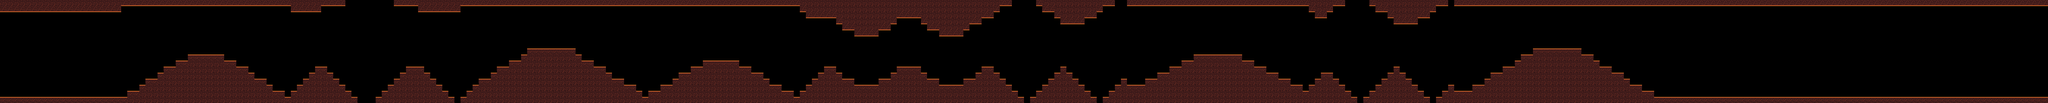

A level layout from a 2D game, rendered from its tile map. Below: a short description, then the map file with tile-grid data replaced by summaries:
An orthogonal 676x34 tile map with 8x8 px tiles, 2 tile layers (terrain, collision), 4 tilesets and 40 objects (5x checkpoint, path).

<map version="1.10" tiledversion="1.10.2" orientation="orthogonal" renderorder="right-down" width="676" height="34" tilewidth="8" tileheight="8" infinite="0" nextlayerid="6" nextobjectid="41">
 <properties>
  <property name="name" type="string" value="MAGMA RIDGE" />
  <property name="speed" type="float" value="52.0" />
  <property name="music" type="string" value="stg2.mid" />
  <property name="bossMusic" type="string" value="boss.mid" />
  <property name="background" type="string" value="bg1" />
 </properties>
 <tileset firstgid="1" source="collision.tsx" />
 <tileset firstgid="2" source="bricks.tsx" />
 <tileset firstgid="3" source="terrain.tsx" />
 <tileset firstgid="39" source="objects.tsx" />
 <layer id="1" name="terrain" width="676" height="34">
  <data>[22984 cells, 6988 non-empty, 12 distinct tile ids]</data>
 </layer>
 <layer id="2" name="collision" width="676" height="34" opacity="0.6">
  <data>[22984 cells, 0 non-empty, 0 distinct tile ids]</data>
 </layer>
 <objectgroup id="3" name="enemies">
  <object id="1" gid="1073741866" x="1072.0" y="32" width="16" height="16">
   <properties>
    <property name="drop" type="bool" value="true" />
    <property name="ceiling" type="bool" value="true" />
   </properties>
  </object>
  <object id="2" gid="39" x="1190.0" y="106.8" width="16" height="16">
   <properties>
    <property name="count" type="int" value="5" />
   </properties>
  </object>
  <object id="3" gid="39" x="1339.0" y="81.1" width="16" height="16">
   <properties>
    <property name="count" type="int" value="5" />
   </properties>
  </object>
  <object id="4" gid="42" x="1488.0" y="128" width="16" height="16" />
  <object id="5" gid="39" x="1591.0" y="71.1" width="16" height="16">
   <properties>
    <property name="count" type="int" value="5" />
   </properties>
  </object>
  <object id="6" gid="1073741866" x="1808.0" y="32" width="16" height="16">
   <properties>
    <property name="ceiling" type="bool" value="true" />
   </properties>
  </object>
  <object id="7" gid="1073741866" x="1888.0" y="32" width="16" height="16">
   <properties>
    <property name="drop" type="bool" value="true" />
    <property name="ceiling" type="bool" value="true" />
   </properties>
  </object>
  <object id="8" gid="39" x="2003.0" y="133.1" width="16" height="16">
   <properties>
    <property name="count" type="int" value="5" />
   </properties>
  </object>
  <object id="9" gid="39" x="2220.0" y="156.3" width="16" height="16">
   <properties>
    <property name="count" type="int" value="5" />
   </properties>
  </object>
  <object id="10" gid="40" x="2521.0" y="168.5" width="18" height="12">
   <properties>
    <property name="count" type="int" value="3" />
   </properties>
  </object>
  <object id="11" gid="1073741866" x="2704.0" y="16" width="16" height="16">
   <properties>
    <property name="drop" type="bool" value="true" />
    <property name="ceiling" type="bool" value="true" />
   </properties>
  </object>
  <object id="12" gid="42" x="2736.0" y="240" width="16" height="16">
   <properties>
    <property name="drop" type="bool" value="true" />
   </properties>
  </object>
  <object id="13" gid="40" x="2873.0" y="164.1" width="18" height="12">
   <properties>
    <property name="count" type="int" value="3" />
   </properties>
  </object>
  <object id="14" gid="1073741866" x="3008.0" y="32" width="16" height="16">
   <properties>
    <property name="ceiling" type="bool" value="true" />
   </properties>
  </object>
  <object id="15" gid="39" x="3128.0" y="104.8" width="16" height="16">
   <properties>
    <property name="count" type="int" value="5" />
   </properties>
  </object>
  <object id="16" gid="40" x="3264.0" y="99.0" width="18" height="12">
   <properties>
    <property name="count" type="int" value="3" />
   </properties>
  </object>
  <object id="17" gid="41" x="3488.0" y="192" width="16" height="16" />
  <object id="18" gid="41" x="3552.0" y="240" width="16" height="16" />
  <object id="19" gid="40" x="3664.0" y="163.9" width="18" height="12">
   <properties>
    <property name="count" type="int" value="3" />
   </properties>
  </object>
  <object id="20" gid="40" x="3943.0" y="84.3" width="18" height="12">
   <properties>
    <property name="count" type="int" value="3" />
   </properties>
  </object>
  <object id="21" gid="42" x="4144.0" y="128" width="16" height="16" />
  <object id="22" gid="40" x="4291.0" y="55.4" width="18" height="12">
   <properties>
    <property name="count" type="int" value="3" />
   </properties>
  </object>
  <object id="23" gid="41" x="4672.0" y="256" width="16" height="16" />
  <object id="24" gid="39" x="4788.0" y="134.2" width="16" height="16">
   <properties>
    <property name="count" type="int" value="5" />
   </properties>
  </object>
 </objectgroup>
 <objectgroup id="4" name="hazards">
  <object id="25" gid="45" x="2160.0" y="64" width="16" height="16" />
  <object id="26" gid="45" x="2240.0" y="96" width="16" height="16" />
  <object id="27" gid="45" x="2320.0" y="96" width="16" height="16" />
  <object id="28" gid="45" x="2400.0" y="64" width="16" height="16" />
  <object id="29" gid="45" x="2480.0" y="112" width="16" height="16" />
  <object id="30" gid="46" x="546.0" y="144" width="12" height="6" />
  <object id="31" gid="46" x="1458.0" y="128" width="12" height="6" />
  <object id="32" gid="46" x="1906.0" y="160" width="12" height="6" />
  <object id="33" gid="46" x="3218.0" y="144" width="12" height="6" />
  <object id="34" gid="46" x="4114.0" y="128" width="12" height="6" />
 </objectgroup>
 <objectgroup id="5" name="camera">
  <object id="35" name="path" x="240.0" y="136.0">
   <properties>
    <property name="speeds" type="string" value="1" />
   </properties>
   <polyline points="0.0,0.0 4768.0,0.0" />
  </object>
  <object id="36" name="checkpoint" class="checkpoint" x="240.0" y="136.0">
   <point />
  </object>
  <object id="37" name="checkpoint" class="checkpoint" x="1575.0" y="136.0">
   <point />
  </object>
  <object id="38" name="checkpoint" class="checkpoint" x="2719.4" y="136.0">
   <point />
  </object>
  <object id="39" name="checkpoint" class="checkpoint" x="3863.7" y="136.0">
   <point />
  </object>
  <object id="40" name="checkpoint" class="checkpoint" x="4368.0" y="136.0">
   <point />
  </object>
 </objectgroup>
</map>
